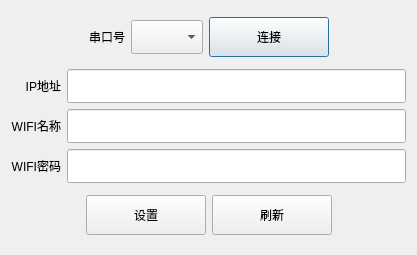
<?xml version="1.0" encoding="UTF-8"?>
<ui version="4.0">
 <class>DeviceSerial</class>
 <widget class="QDialog" name="DeviceSerial">
  <property name="geometry">
   <rect>
    <x>0</x>
    <y>0</y>
    <width>417</width>
    <height>255</height>
   </rect>
  </property>
  <property name="windowTitle">
   <string>无人机配置</string>
  </property>
  <layout class="QGridLayout" name="gridLayout" rowstretch="2,6,2">
   <item row="0" column="0" colspan="2">
    <layout class="QHBoxLayout" name="horizontalLayout_2">
     <item>
      <spacer name="horizontalSpacer_3">
       <property name="orientation">
        <enum>Qt::Horizontal</enum>
       </property>
       <property name="sizeHint" stdset="0">
        <size>
         <width>40</width>
         <height>20</height>
        </size>
       </property>
      </spacer>
     </item>
     <item>
      <widget class="QLabel" name="label_4">
       <property name="text">
        <string>串口号</string>
       </property>
       <property name="alignment">
        <set>Qt::AlignRight|Qt::AlignTrailing|Qt::AlignVCenter</set>
       </property>
      </widget>
     </item>
     <item>
      <widget class="QComboBox" name="comboBoxCom">
       <property name="minimumSize">
        <size>
         <width>0</width>
         <height>34</height>
        </size>
       </property>
      </widget>
     </item>
     <item>
      <widget class="QPushButton" name="btnSerial">
       <property name="minimumSize">
        <size>
         <width>120</width>
         <height>40</height>
        </size>
       </property>
       <property name="text">
        <string>连接</string>
       </property>
       <property name="checkable">
        <bool>true</bool>
       </property>
       <property name="checked">
        <bool>false</bool>
       </property>
      </widget>
     </item>
     <item>
      <spacer name="horizontalSpacer_4">
       <property name="orientation">
        <enum>Qt::Horizontal</enum>
       </property>
       <property name="sizeHint" stdset="0">
        <size>
         <width>40</width>
         <height>20</height>
        </size>
       </property>
      </spacer>
     </item>
    </layout>
   </item>
   <item row="1" column="0">
    <layout class="QVBoxLayout" name="verticalLayout">
     <item>
      <widget class="QLabel" name="label">
       <property name="text">
        <string>IP地址</string>
       </property>
       <property name="alignment">
        <set>Qt::AlignRight|Qt::AlignTrailing|Qt::AlignVCenter</set>
       </property>
      </widget>
     </item>
     <item>
      <widget class="QLabel" name="label_2">
       <property name="text">
        <string>WIFI名称</string>
       </property>
       <property name="alignment">
        <set>Qt::AlignRight|Qt::AlignTrailing|Qt::AlignVCenter</set>
       </property>
      </widget>
     </item>
     <item>
      <widget class="QLabel" name="label_3">
       <property name="text">
        <string>WIFI密码</string>
       </property>
       <property name="alignment">
        <set>Qt::AlignRight|Qt::AlignTrailing|Qt::AlignVCenter</set>
       </property>
      </widget>
     </item>
    </layout>
   </item>
   <item row="1" column="1">
    <layout class="QVBoxLayout" name="verticalLayout_2">
     <item>
      <widget class="QLineEdit" name="lineEditIP">
       <property name="minimumSize">
        <size>
         <width>0</width>
         <height>34</height>
        </size>
       </property>
      </widget>
     </item>
     <item>
      <widget class="QLineEdit" name="lineEditName">
       <property name="minimumSize">
        <size>
         <width>0</width>
         <height>34</height>
        </size>
       </property>
      </widget>
     </item>
     <item>
      <widget class="QLineEdit" name="lineEditPass">
       <property name="minimumSize">
        <size>
         <width>0</width>
         <height>34</height>
        </size>
       </property>
      </widget>
     </item>
    </layout>
   </item>
   <item row="2" column="0" colspan="2">
    <layout class="QHBoxLayout" name="horizontalLayout">
     <item>
      <spacer name="horizontalSpacer">
       <property name="orientation">
        <enum>Qt::Horizontal</enum>
       </property>
       <property name="sizeHint" stdset="0">
        <size>
         <width>40</width>
         <height>20</height>
        </size>
       </property>
      </spacer>
     </item>
     <item>
      <widget class="QPushButton" name="btnSet">
       <property name="minimumSize">
        <size>
         <width>120</width>
         <height>40</height>
        </size>
       </property>
       <property name="text">
        <string>设置</string>
       </property>
      </widget>
     </item>
     <item>
      <widget class="QPushButton" name="btnUpdate">
       <property name="minimumSize">
        <size>
         <width>120</width>
         <height>40</height>
        </size>
       </property>
       <property name="text">
        <string>刷新</string>
       </property>
      </widget>
     </item>
     <item>
      <spacer name="horizontalSpacer_2">
       <property name="orientation">
        <enum>Qt::Horizontal</enum>
       </property>
       <property name="sizeHint" stdset="0">
        <size>
         <width>40</width>
         <height>20</height>
        </size>
       </property>
      </spacer>
     </item>
    </layout>
   </item>
  </layout>
 </widget>
 <layoutdefault spacing="6" margin="11"/>
 <resources/>
 <connections/>
</ui>
